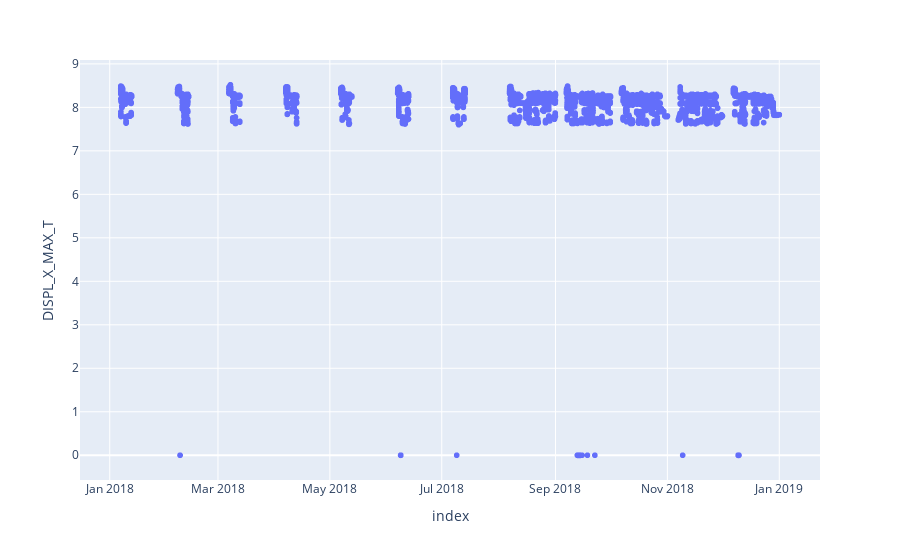

The cell this chart's notebook holds for it:
### Code cell
px.scatter(df,y='DISPL_X_MAX_T',labels={'x':'TimeStamp','y':'DISPL_X_MAX_T'})

### Figure 1 — Plotly figure (JSON) as saved in the notebook; plotly's stock layout.template omitted (floating-point values rounded to 4 significant figures; data arrays with more than 128 entries replaced by an {"elided": "..."} marker saying what was removed)
{"data": [{"hovertemplate": "index=%{x}<br>DISPL_X_MAX_T=%{y}<extra></extra>", "legendgroup": "", "marker": {"color": "#636efa", "symbol": "circle"}, "mode": "markers", "name": "", "showlegend": false, "type": "scattergl", "x": {"elided": "44266 str values"}, "xaxis": "x", "y": {"elided": "44266 float values"}, "yaxis": "y"}], "layout": {"legend": {"tracegroupgap": 0}, "margin": {"t": 60}, "xaxis": {"anchor": "y", "domain": [0, 1], "title": {"text": "index"}}, "yaxis": {"anchor": "x", "domain": [0, 1], "title": {"text": "DISPL_X_MAX_T"}}}}
